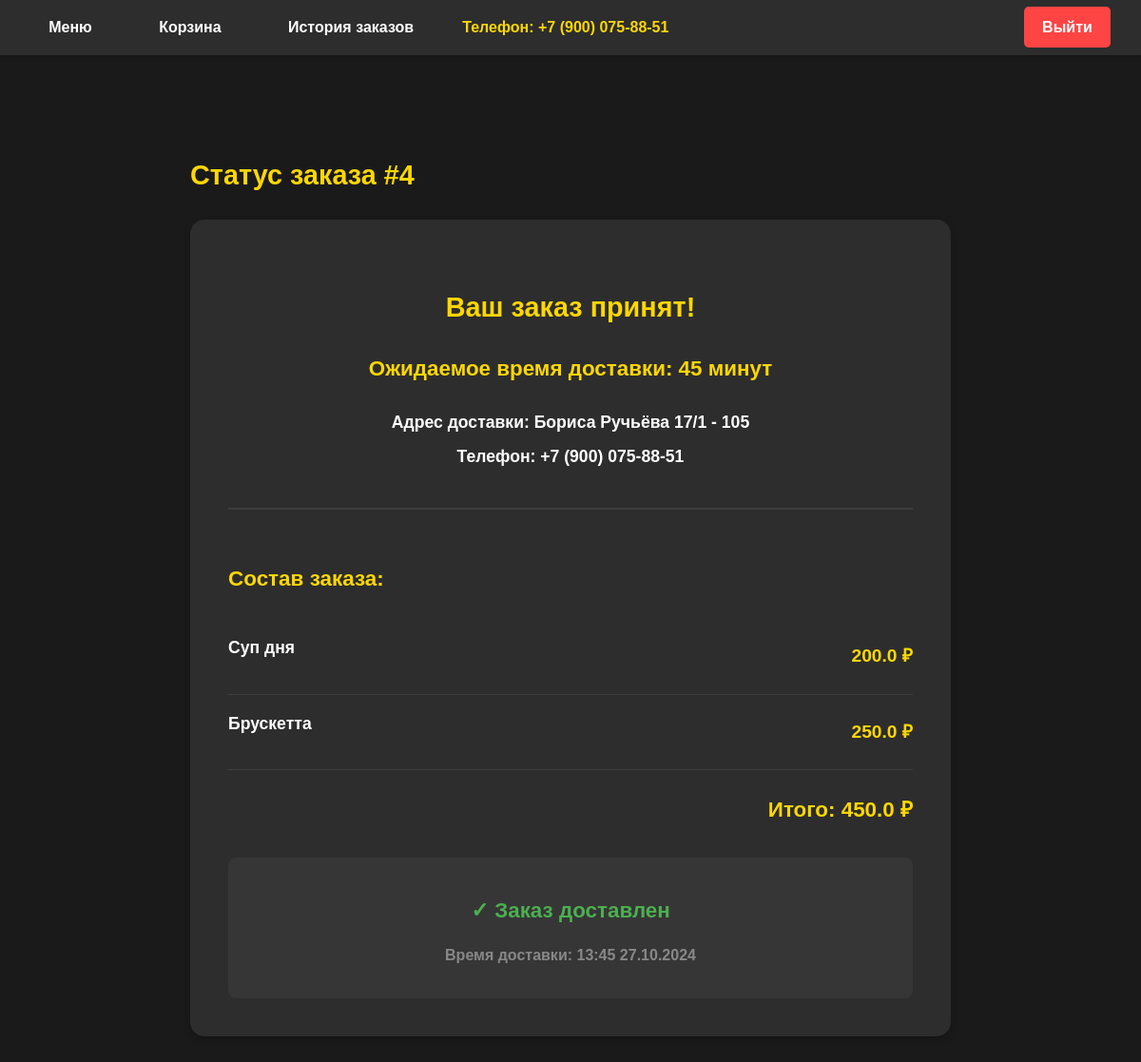
Page /order/9 (signed in) on the committed database.
### models.py (models this page shows, shortened)
class User(db.Model):
    id = db.Column(db.Integer, primary_key=True)
    phone = db.Column(db.String(15), unique=True, nullable=False)
    address = db.Column(db.String(200))
    orders = db.relationship('Order', backref='user', lazy=True)
    @property
    def is_authenticated(self):
        return True

class OrderItem(db.Model):
    id = db.Column(db.Integer, primary_key=True)
    order_id = db.Column(db.Integer, db.ForeignKey('order.id'))
    dish_id = db.Column(db.Integer, db.ForeignKey('dish.id'))
    quantity = db.Column(db.Integer)
    price = db.Column(db.Float)

class Dish(db.Model):
    id = db.Column(db.Integer, primary_key=True)
    name = db.Column(db.String(100), nullable=False)
    description = db.Column(db.Text)
    price = db.Column(db.Float, nullable=False)
    image = db.Column(db.String(100))
    category_id = db.Column(db.Integer, db.ForeignKey('category.id'))
    order_items = db.relationship('OrderItem', backref='dish', lazy=True)

class Order(db.Model):
    id = db.Column(db.Integer, primary_key=True)
    user_id = db.Column(db.Integer, db.ForeignKey('user.id'))
    date = db.Column(db.DateTime, default=datetime.utcnow)
    total = db.Column(db.Float)
    delivered = db.Column(db.Boolean, default=False)
    delivery_time = db.Column(db.DateTime)
    items = db.relationship('OrderItem', backref='order', lazy=True)

### app.py (the view)
@app.route('/order/<int:order_id>')
@login_required
def order_status(order_id):
    order = Order.query.get_or_404(order_id)
    if order.user_id != current_user.id:
        flash('Доступ запрещен')
        return redirect(url_for('menu'))
    user_orders = Order.query.filter_by(user_id=current_user.id).order_by(Order.date.asc()).all()
    order_number = next((i for i, o in enumerate(user_orders, 1) if o.id == order_id), None)
    return render_template('order_status.html', order=order, order_number=order_number)

### app.py (called while the page is built)
@login_manager.user_loader
def load_user(user_id):
    return User.query.get(int(user_id))

### templates/order_status.html
{% extends "base.html" %}
{% block content %}
<div class="order-status">
    <h2>Статус заказа #{{ order_number }}</h2>
    <div class="status-card">
        <div class="status-info">
            <h3>Ваш заказ принят!</h3>
            <p class="delivery-time">Ожидаемое время доставки: 45 минут</p>
            <p class="address">Адрес доставки: {{ order.user.address }}</p>
            <p class="phone">Телефон: {{ order.user.phone }}</p>
        </div>
        <div class="order-details">
            <h3>Состав заказа:</h3>
            <ul class="order-items">
                {% for item in order.items %}
                <li class="order-item">
                    <span class="item-name">{{ item.dish.name }}</span>
                    <span class="item-price">{{ item.price }} ₽</span>
                </li>
                {% endfor %}
            </ul>
            <p class="total">Итого: {{ order.total }} ₽</p>
        </div>
        {% if not order.delivered %}
        <form method="POST" action="{{ url_for('confirm_delivery', order_id=order.id) }}" class="delivery-form">
            <button type="submit" class="confirm-delivery-btn">Подтвердить получение</button>
        </form>
        {% else %}
        <div class="delivered-status">
            <p class="delivered-check">✓ Заказ доставлен</p>
            <p class="delivery-time-stamp">Время доставки: {{ order.delivery_time.strftime('%H:%M %d.%m.%Y') }}</p>
        </div>
        {% endif %}
    </div>
</div>
{% endblock %}

### templates/base.html (shortened to what this page needs)
<!DOCTYPE html>
<html>
<head>
    <link rel="stylesheet" href="{{ url_for('static', filename='css/style.css') }}">
</head>
<body>
    <nav>
        <ul>
            <li><a href="{{ url_for('menu') }}">Меню</a></li>
            {% if current_user.is_authenticated %}
                <li><a href="{{ url_for('cart') }}">Корзина</a></li>
                <li><a href="{{ url_for('order_history') }}">История заказов</a></li>
                <li>Телефон: {{ current_user.phone }}</li>
                <li><a href="{{ url_for('logout') }}">Выйти</a></li>
            {% else %}
                <li><a href="{{ url_for('login') }}">Войти</a></li>
            {% endif %}
        </ul>
    </nav>
    {% block content %}{% endblock %}
</body>
</html>

### static/css/style.css (style rules this page uses)
body { margin: 0; padding: 0; font-family: 'Arial', sans-serif; background-color: #1a1a1a; color: #ffffff; line-height: 1.6; }
nav { background-color: #2d2d2d; padding: 1rem; box-shadow: 0 2px 5px rgba(0,0,0,0.2); position: sticky; top: 0; z-index: 1000; }
nav ul { list-style: none; display: flex; justify-content: space-around; align-items: center; max-width: 1200px; margin: 0 auto; padding: 0; }
nav li { margin: 0 1rem; }
nav a { color: #ffffff; text-decoration: none; font-weight: bold; padding: 0.8rem 1.2rem; border-radius: 5px; transition: all 0.3s ease; }
nav li:last-child { margin-left: auto; }
nav li:nth-last-child(2) { color: #ffd700; font-weight: bold; }
nav a[href*="logout"] { background-color: #ff4444; color: white; }
.item-price { color: #ffd700; font-weight: bold; font-size: 1.2rem; margin: 0.5rem 0; }
.order-status { max-width: 800px; margin: 3rem auto; padding: 2rem; }
.status-card { background-color: #2d2d2d; border-radius: 15px; padding: 2.5rem; box-shadow: 0 4px 8px rgba(0,0,0,0.2); }
.status-info { margin-bottom: 2.5rem; text-align: center; }
.status-info h3 { color: #ffd700; font-size: 1.8rem; margin-bottom: 1.5rem; }
.delivery-time { color: #ffd700; font-size: 1.4rem; margin: 1.5rem 0; font-weight: bold; }
.address, .phone { color: #ffffff; font-size: 1.1rem; margin: 0.5rem 0; }
.order-details { border-top: 2px solid #3d3d3d; padding-top: 2rem; margin-top: 2rem; }
.order-details h3 { color: #ffd700; margin-bottom: 1.5rem; }
.order-items { list-style: none; padding: 0; }
.order-item { display: flex; justify-content: space-between; padding: 1rem 0; border-bottom: 1px solid #3d3d3d; }
.item-name { color: #ffffff; font-size: 1.1rem; }
.item-price { color: #ffd700; font-weight: bold; }
.total { text-align: right; color: #ffd700; font-size: 1.4rem; font-weight: bold; margin-top: 1.5rem; }
.delivered-status { text-align: center; margin-top: 2rem; padding: 1rem; background-color: #363636; border-radius: 8px; }
.delivered-check { color: #4CAF50; font-size: 1.4rem; font-weight: bold; margin-bottom: 0.5rem; }
.delivery-time-stamp { color: #888; font-size: 1rem; }
.order-status { color: #ffd700; font-weight: bold; font-size: 1.2rem; }

### rows in the picture
User: phone "+7 (900) 075-88-51", user.address "Бориса Ручьёва 17/1 - 105", user.phone "+7 (900) 075-88-51"
OrderItem: dish.name "Суп дня", price "200.0"
OrderItem: dish.name "Брускетта", price "250.0"
Order: total "450.0", delivery_time "13:45 27.10.2024"

### other values in the picture
{{ order_number }} "4"
